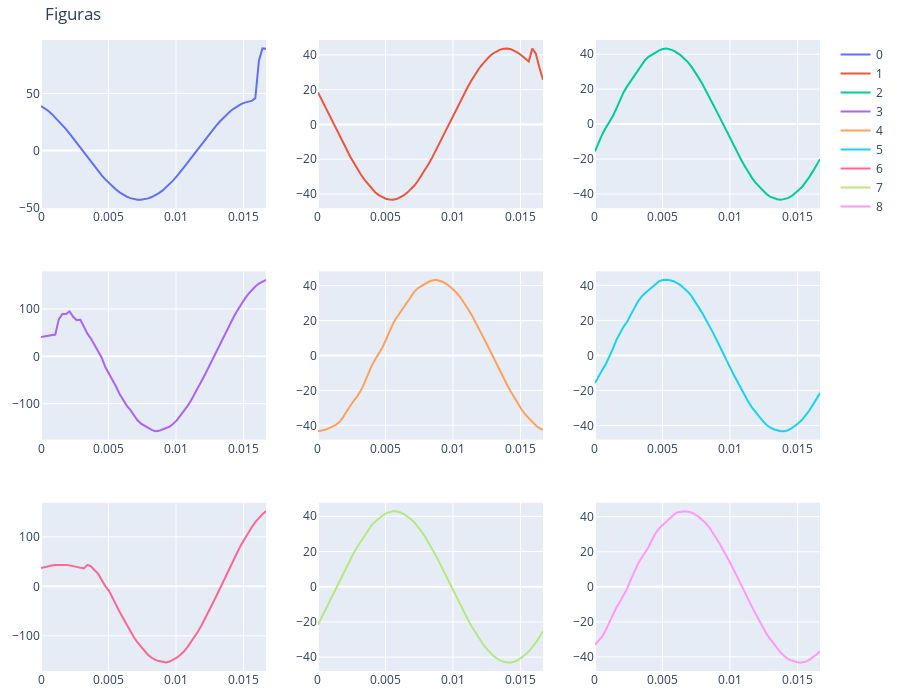

The notebook cell saved with this chart:
### Code cell
from plotly.subplots import make_subplots
import plotly.graph_objects as go

fs = 3840
dataiter = iter(dev_dataloader)
signal, labels = next(dataiter)
t = np.linspace(0, N / fs, N)
print(torch.reshape(labels[1:10], (1, -1)))
print(signal.shape)


# figure = plt.figure(figsize=(10, 10))
cols, rows = 3, 3
fig = make_subplots(rows=rows, cols=cols)

for i in range(0, cols * rows):

    col = i % cols
    row = i // cols
    fig.add_trace(go.Scatter(name=i, x=t, y=signal[i, :, 0]), row=row + 1, col=col + 1)

fig.update_layout(
    height=700,
    width=900,
    title_text="Figuras",
    margin={"b": 20, "t": 40, "l": 20, "r": 30},
)
fig.show()

x = model(signal[1:10].to(device))
print(torch.reshape(x, (1, -1)))
print(torch.reshape(torch.round(x), (1, -1)))
